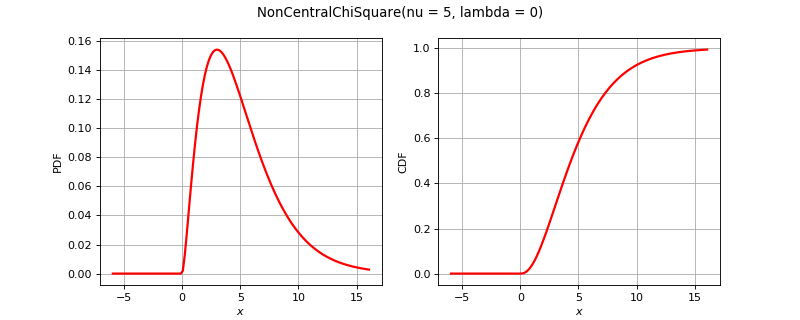

This figure's Python source:
import openturns as ot
from matplotlib import pyplot as plt
from openturns.viewer import View
if ot.NonCentralChiSquare().__class__.__name__ == 'Bernoulli':
    distribution = ot.Bernoulli(0.7)
elif ot.NonCentralChiSquare().__class__.__name__ == 'Binomial':
    distribution = ot.Binomial(5, 0.2)
elif ot.NonCentralChiSquare().__class__.__name__ == 'ComposedDistribution':
    copula = ot.IndependentCopula(2)
    marginals = [ot.Uniform(1.0, 2.0), ot.Normal(2.0, 3.0)]
    distribution = ot.ComposedDistribution(marginals, copula)
elif ot.NonCentralChiSquare().__class__.__name__ == 'CumulativeDistributionNetwork':
    coll = [ot.Normal(2),ot.Dirichlet([0.5, 1.0, 1.5])]
    distribution = ot.CumulativeDistributionNetwork(coll, ot.BipartiteGraph([[0,1], [0,1]]))
elif ot.NonCentralChiSquare().__class__.__name__ == 'Histogram':
    distribution = ot.Histogram([-1.0, 0.5, 1.0, 2.0], [0.45, 0.4, 0.15])
elif ot.NonCentralChiSquare().__class__.__name__ == 'KernelMixture':
    kernel = ot.Uniform()
    sample = ot.Normal().getSample(5)
    bandwith = [1.0]
    distribution = ot.KernelMixture(kernel, bandwith, sample)
elif ot.NonCentralChiSquare().__class__.__name__ == 'MaximumDistribution':
    coll = [ot.Uniform(2.5, 3.5), ot.LogUniform(1.0, 1.2), ot.Triangular(2.0, 3.0, 4.0)]
    distribution = ot.MaximumDistribution(coll)
elif ot.NonCentralChiSquare().__class__.__name__ == 'Multinomial':
    distribution = ot.Multinomial(5, [0.2])
elif ot.NonCentralChiSquare().__class__.__name__ == 'RandomMixture':
    coll = [ot.Triangular(0.0, 1.0, 5.0), ot.Uniform(-2.0, 2.0)]
    weights = [0.8, 0.2]
    cst = 3.0
    distribution = ot.RandomMixture(coll, weights, cst)
elif ot.NonCentralChiSquare().__class__.__name__ == 'TruncatedDistribution':
    distribution = ot.TruncatedDistribution(ot.Normal(2.0, 1.5), 1.0, 4.0)
elif ot.NonCentralChiSquare().__class__.__name__ == 'UserDefined':
    distribution = ot.UserDefined([[0.0], [1.0], [2.0]], [0.2, 0.7, 0.1])
elif ot.NonCentralChiSquare().__class__.__name__ == 'ZipfMandelbrot':
    distribution = ot.ZipfMandelbrot(10, 2.5, 0.3)
else:
    distribution = ot.NonCentralChiSquare()
dimension = distribution.getDimension()
title = str(distribution)[:100].split('\n')[0]
if dimension == 1:
    distribution.setDescription(['$x$'])
    pdf_graph = distribution.drawPDF()
    cdf_graph = distribution.drawCDF()
    fig = plt.figure(figsize=(10, 4))
    pdf_axis = fig.add_subplot(121)
    cdf_axis = fig.add_subplot(122)
    View(pdf_graph, figure=fig, axes=[pdf_axis], add_legend=False)
    View(cdf_graph, figure=fig, axes=[cdf_axis], add_legend=False)
    fig.suptitle(title)
elif dimension == 2:
    distribution.setDescription(['$x_1$', '$x_2$'])
    pdf_graph = distribution.drawPDF()
    pdf_graph.setTitle(title)
    fig = plt.figure(figsize=(10, 5))
    pdf_axis = fig.add_subplot(111)
    View(pdf_graph, figure=fig, axes=[pdf_axis], add_legend=False, square_axes=True)
